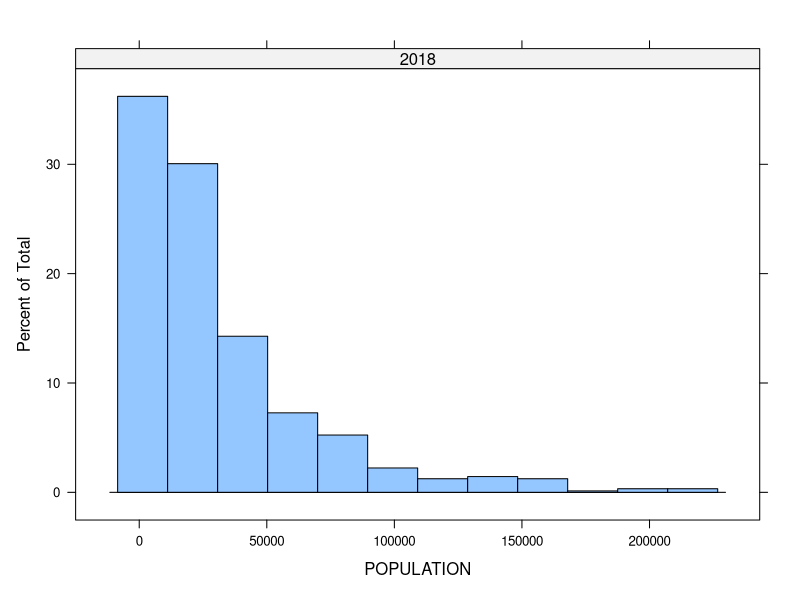
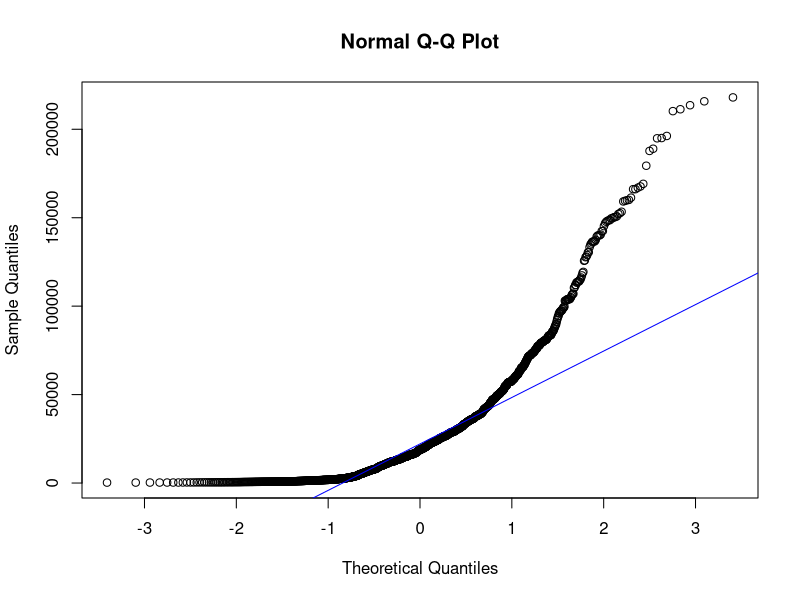
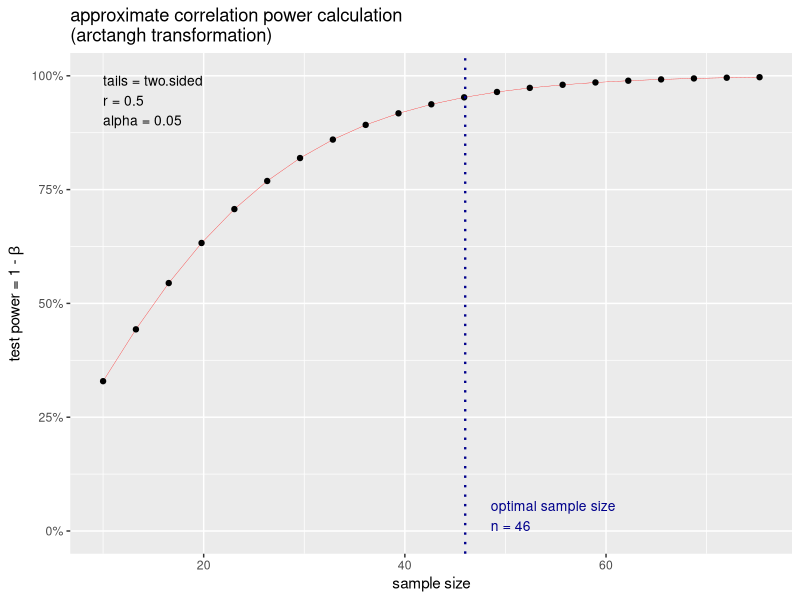

Write the R code that produced these figures, in order.
# Reading the dataset into Rstudio
getwd()
rent <- read.csv("NEW_DATA.csv", header = TRUE, stringsAsFactors = FALSE) 
# representing the data in R
str(rent)
View(rent)
# Comparing the numeric values of rental prices of the year 2018 and the population of 2018 
rent$POPULATION <- as.numeric(rent$POPULATION)
# library lattice is to run the histogram
library(lattice)
# histogram is used to check whether the data is normally distributed or not
histogram(~POPULATION | 2018,data =  rent)

# normality test carried out by using the shapiro test   
normality_test <- shapiro.test(rent$POPULATION)
normality_test
normality_test <- shapiro.test(rent$X2018)
normality_test
# normality checking using q-q plot
qqnorm(rent$POPULATION)
qqline(rent$POPULATION, col = 'blue')
# library pwr and dplyr are used to perform the power analysis
library(pwr)
library(dplyr)
# to check the effective size 
effective_size <- cohen.ES(test = "r", size = "large")
effective_size


#power analaysis is to check the oprtimal sample sizes
power_analysis <- pwr.r.test(n= NULL, # observations in each group 
                             r = 0.5, sig.level = 0.05, # Type I probability
                             power = 0.95,
                             alternative = "two.sided")
power_analysis
# atleast 46 samples in each group are required to do the optimal test
plot(power_analysis)


# spearman test is stastical method which is used to find the relationship between the two continous variables
test <- cor.test(rent$X2018, rent$POPULATION, method = 'spearman', exact = FALSE)
test

#does the population has any effect with increase in the rent in 2018?
# p-value is greater than 0.05 which shows that there is no relation between population and rent
# so i have to conclude my research question as population has no effect on rent
